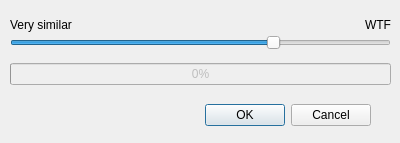
<?xml version="1.0" encoding="UTF-8"?>
<ui version="4.0">
 <class>FindSimilar</class>
 <widget class="QDialog" name="FindSimilar">
  <property name="geometry">
   <rect>
    <x>0</x>
    <y>0</y>
    <width>400</width>
    <height>143</height>
   </rect>
  </property>
  <property name="windowTitle">
   <string>Dialog</string>
  </property>
  <property name="modal">
   <bool>true</bool>
  </property>
  <widget class="QDialogButtonBox" name="buttonBox">
   <property name="geometry">
    <rect>
     <x>30</x>
     <y>100</y>
     <width>341</width>
     <height>30</height>
    </rect>
   </property>
   <property name="orientation">
    <enum>Qt::Horizontal</enum>
   </property>
   <property name="standardButtons">
    <set>QDialogButtonBox::Cancel|QDialogButtonBox::Ok</set>
   </property>
  </widget>
  <widget class="QSlider" name="horizontalSlider">
   <property name="geometry">
    <rect>
     <x>10</x>
     <y>33</y>
     <width>381</width>
     <height>20</height>
    </rect>
   </property>
   <property name="minimum">
    <number>0</number>
   </property>
   <property name="maximum">
    <number>500000</number>
   </property>
   <property name="singleStep">
    <number>10000</number>
   </property>
   <property name="pageStep">
    <number>10000</number>
   </property>
   <property name="value">
    <number>70000</number>
   </property>
   <property name="orientation">
    <enum>Qt::Horizontal</enum>
   </property>
  </widget>
  <widget class="QLabel" name="label">
   <property name="geometry">
    <rect>
     <x>10</x>
     <y>14</y>
     <width>161</width>
     <height>21</height>
    </rect>
   </property>
   <property name="text">
    <string>Very similar</string>
   </property>
  </widget>
  <widget class="QLabel" name="label_2">
   <property name="geometry">
    <rect>
     <x>220</x>
     <y>14</y>
     <width>171</width>
     <height>21</height>
    </rect>
   </property>
   <property name="text">
    <string>WTF</string>
   </property>
   <property name="alignment">
    <set>Qt::AlignRight|Qt::AlignTrailing|Qt::AlignVCenter</set>
   </property>
  </widget>
  <widget class="QProgressBar" name="progressBar">
   <property name="enabled">
    <bool>false</bool>
   </property>
   <property name="geometry">
    <rect>
     <x>10</x>
     <y>63</y>
     <width>381</width>
     <height>22</height>
    </rect>
   </property>
   <property name="value">
    <number>0</number>
   </property>
  </widget>
 </widget>
 <resources/>
 <connections>
  <connection>
   <sender>buttonBox</sender>
   <signal>accepted()</signal>
   <receiver>FindSimilar</receiver>
   <slot>accept()</slot>
   <hints>
    <hint type="sourcelabel">
     <x>248</x>
     <y>254</y>
    </hint>
    <hint type="destinationlabel">
     <x>157</x>
     <y>274</y>
    </hint>
   </hints>
  </connection>
  <connection>
   <sender>buttonBox</sender>
   <signal>rejected()</signal>
   <receiver>FindSimilar</receiver>
   <slot>reject()</slot>
   <hints>
    <hint type="sourcelabel">
     <x>316</x>
     <y>260</y>
    </hint>
    <hint type="destinationlabel">
     <x>286</x>
     <y>274</y>
    </hint>
   </hints>
  </connection>
 </connections>
</ui>
